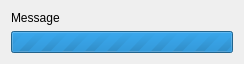
<?xml version="1.0" encoding="UTF-8"?>
<ui version="4.0">
 <class>Loading</class>
 <widget class="QWidget" name="Loading">
  <property name="geometry">
   <rect>
    <x>0</x>
    <y>0</y>
    <width>244</width>
    <height>58</height>
   </rect>
  </property>
  <property name="windowTitle">
   <string>Loading</string>
  </property>
  <layout class="QFormLayout" name="formLayout">
   <item row="1" column="0" colspan="2">
    <widget class="QProgressBar" name="progressBar">
     <property name="maximum">
      <number>0</number>
     </property>
     <property name="value">
      <number>-1</number>
     </property>
     <property name="textVisible">
      <bool>false</bool>
     </property>
    </widget>
   </item>
   <item row="0" column="0" colspan="2">
    <widget class="QLabel" name="message_label">
     <property name="text">
      <string>Message</string>
     </property>
    </widget>
   </item>
  </layout>
 </widget>
 <resources/>
 <connections/>
</ui>
